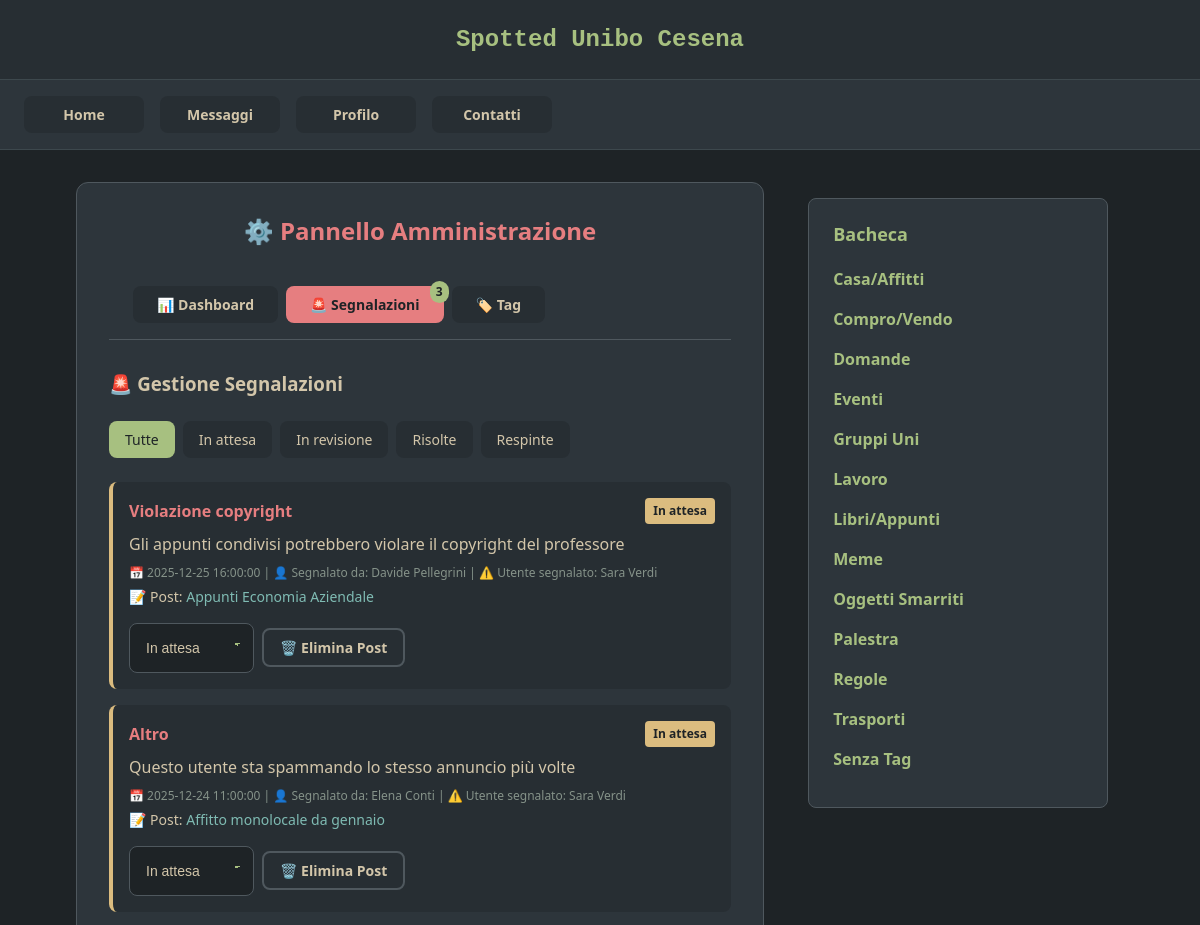
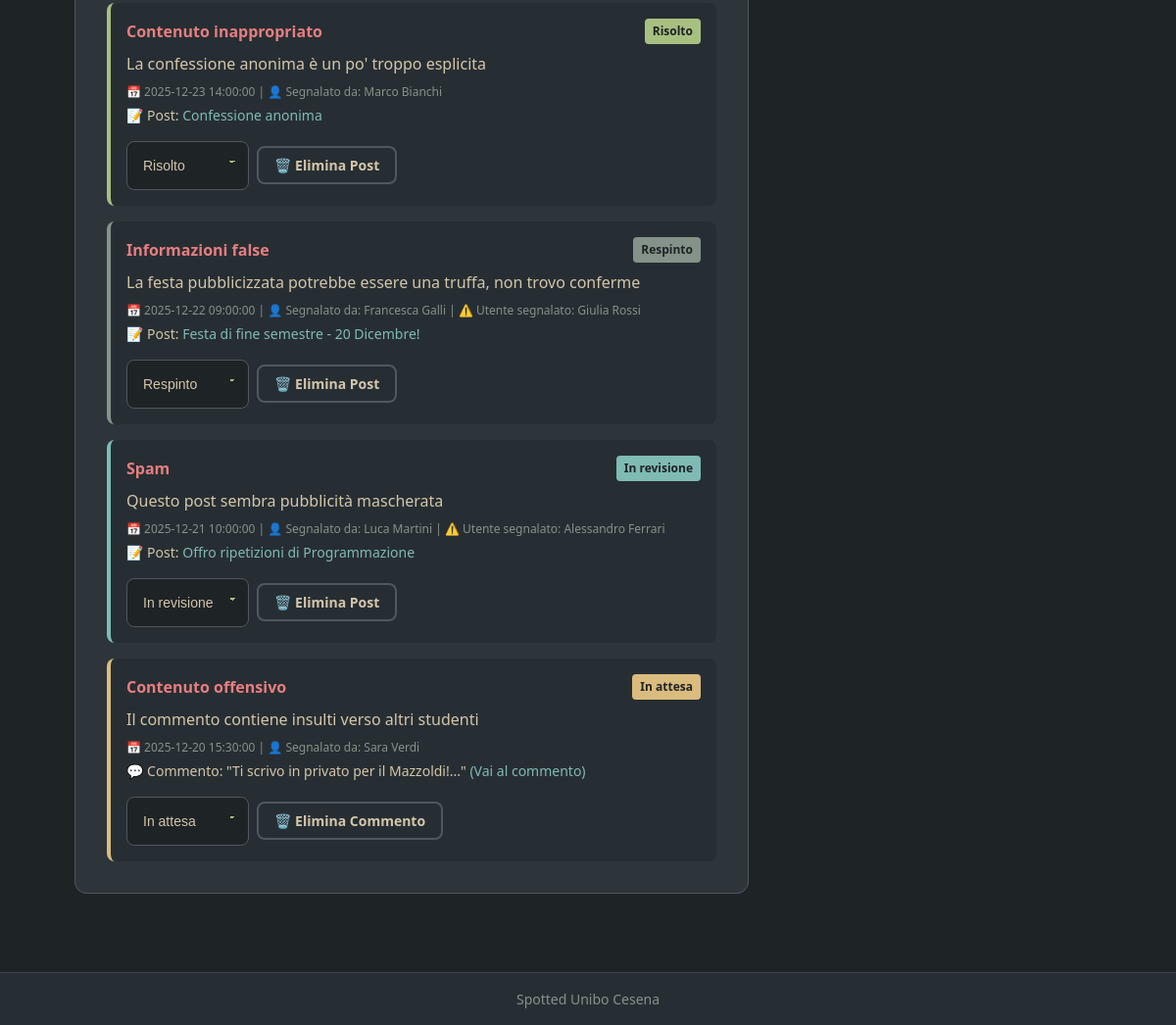
The app's page /admin.php?view=segnalazioni (signed in) with its own data (2 pictures, top to bottom).
### tables this page shows
CREATE TABLE IF NOT EXISTS `segnalazione` (
  `idsegnalazione` INT NOT NULL AUTO_INCREMENT,
  `motivo` VARCHAR(100) NOT NULL,
  `descrizione` TEXT NULL,
  `datasegnalazione` DATETIME NOT NULL,
  `stato` ENUM('pending', 'reviewed', 'resolved', 'dismissed') DEFAULT 'pending',
  `post` INT NULL,
  `commento` INT NULL,
  `utente_segnalante` INT NOT NULL,
  `utente_segnalato` INT NULL,
  PRIMARY KEY (`idsegnalazione`),
  INDEX `fk_segnalazione_post_idx` (`post` ASC),
  INDEX `fk_segnalazione_commento_idx` (`commento` ASC),
  CONSTRAINT `fk_segnalazione_post`
    FOREIGN KEY (`post`)
    REFERENCES `post` (`idpost`)
    ON DELETE CASCADE,
  CONSTRAINT `fk_segnalazione_commento`
    FOREIGN KEY (`commento`)
    REFERENCES `commento` (`idcommento`)
    ON DELETE CASCADE,
  CONSTRAINT `fk_segnalazione_utente_segnalante`
    FOREIGN KEY (`utente_segnalante`)
    REFERENCES `utente` (`idutente`)
    ON DELETE CASCADE,
  CONSTRAINT `fk_segnalazione_utente_segnalato`
    FOREIGN KEY (`utente_segnalato`)
    REFERENCES `utente` (`idutente`)
    ON DELETE SET NULL
);

CREATE TABLE IF NOT EXISTS `utente` (
  `idutente` INT NOT NULL AUTO_INCREMENT,
  `username` VARCHAR(100) NOT NULL,
  `password` VARCHAR(512) NOT NULL,
  `nome` VARCHAR(45) NOT NULL,
  `attivo` TINYINT NULL DEFAULT 0,
  `amministratore` TINYINT NULL DEFAULT 0,
  `imgprofilo` VARCHAR(100) DEFAULT 'default-avatar.png',
  PRIMARY KEY (`idutente`)
);

CREATE TABLE IF NOT EXISTS `post` (
  `idpost` INT NOT NULL AUTO_INCREMENT,
  `titolopost` VARCHAR(100) NOT NULL,
  `testopost` MEDIUMTEXT NOT NULL,
  `datapost` DATE NOT NULL,
  `anteprimapost` TINYTEXT NOT NULL,
  `imgpost` VARCHAR(100) NOT NULL,
  `pinned` TINYINT NOT NULL DEFAULT 0,
  `likes` INT NOT NULL DEFAULT 0,
  `anonimo` TINYINT NOT NULL DEFAULT 0,
  `utente` INT NOT NULL,
  PRIMARY KEY (`idpost`),
  INDEX `fk_post_utente_idx` (`utente` ASC),
  CONSTRAINT `fk_post_utente`
    FOREIGN KEY (`utente`)
    REFERENCES `utente` (`idutente`)
    ON DELETE NO ACTION
    ON UPDATE NO ACTION
);

CREATE TABLE IF NOT EXISTS `commento` (
  `idcommento` INT NOT NULL AUTO_INCREMENT,
  `testocommento` TEXT NOT NULL,
  `datacommento` DATETIME NOT NULL,
  `nomeautore` VARCHAR(100) NOT NULL,
  `post` INT NOT NULL,
  `utente` INT NULL,
  PRIMARY KEY (`idcommento`),
  INDEX `fk_commento_post_idx` (`post` ASC),
  INDEX `fk_commento_utente_idx` (`utente` ASC),
  CONSTRAINT `fk_commento_post`
    FOREIGN KEY (`post`)
    REFERENCES `post` (`idpost`)
    ON DELETE CASCADE
    ON UPDATE NO ACTION,
  CONSTRAINT `fk_commento_utente`
    FOREIGN KEY (`utente`)
    REFERENCES `utente` (`idutente`)
    ON DELETE SET NULL
    ON UPDATE NO ACTION
);

CREATE TABLE IF NOT EXISTS `tag` (
  `idtag` INT NOT NULL AUTO_INCREMENT,
  `nometag` VARCHAR(50) NOT NULL,
  PRIMARY KEY (`idtag`),
  UNIQUE INDEX `nometag_UNIQUE` (`nometag` ASC)
);

### admin.php (called while the page is built, shortened)
<?php
require_once 'bootstrap.php';
$templateParams["titolo"] = "Spotted Unibo Cesena - Pannello Admin";
$view = isset($_GET["view"]) ? $_GET["view"] : "dashboard";
$templateParams["view"] = $view;
switch($view){
    case "segnalazioni":
        $stato = isset($_GET["stato"]) ? $_GET["stato"] : null;
        $templateParams["segnalazioni"] = $dbh->getSegnalazioni($stato);
        $templateParams["filtro_stato"] = $stato;
        break;
}
$templateParams["nome"] = "admin.php";
require 'template/base.php';
?>

### utils/functions.php (called while the page is built, shortened)
<?php
function isUserLoggedIn(){
    return !empty($_SESSION['idutente']);
}
function getStatoSegnalazioneLabel($stato){
    switch($stato){
        case 'pending': return 'In attesa';
        case 'reviewed': return 'In revisione';
        case 'resolved': return 'Risolto';
        case 'dismissed': return 'Respinto';
    }
}
function getStatoSegnalazioneClass($stato){
    switch($stato){
        case 'pending': return 'stato-pending';
        case 'reviewed': return 'stato-reviewed';
        case 'resolved': return 'stato-resolved';
        case 'dismissed': return 'stato-dismissed';
    }
}
?>

### db/database.php (called while the page is built, shortened)
<?php
class DatabaseHelper{
    private $db;
    public function __construct($servername, $username, $password, $dbname, $port){
        $this->db = new mysqli($servername, $username, $password, $dbname, $port);
    }
    public function getTags(){
        $query = "SELECT idtag, nometag FROM tag ORDER BY nometag ASC";
        $stmt = $this->db->prepare($query);
        $stmt->execute();
        $result = $stmt->get_result();
        return $result->fetch_all(MYSQLI_ASSOC);
    }
    public function getSegnalazioni($stato = null){
        $query = "SELECT s.*,
              p.titolopost,
              p.pinned,
              c.testocommento,
              c.post AS comment_post,
              u1.nome as nome_segnalante,
              u2.nome as nome_segnalato
              FROM segnalazione s
              LEFT JOIN post p ON s.post = p.idpost
              LEFT JOIN commento c ON s.commento = c.idcommento
              LEFT JOIN utente u1 ON s.utente_segnalante = u1.idutente
              LEFT JOIN utente u2 ON s.utente_segnalato = u2.idutente";
        $query .= " ORDER BY s.datasegnalazione DESC";
        $stmt = $this->db->prepare($query);
        $stmt->execute();
        $result = $stmt->get_result();
        return $result->fetch_all(MYSQLI_ASSOC);
    }
    public function countPendingSegnalazioni(){
        $query = "SELECT COUNT(*) as count FROM segnalazione WHERE stato = 'pending'";
        $stmt = $this->db->prepare($query);
        $stmt->execute();
        $result = $stmt->get_result();
        $row = $result->fetch_assoc();
        return $row['count'];
    }
}
?>

### bootstrap.php (called while the page is built, shortened)
<?php
require_once("utils/functions.php");
require_once("db/database.php");
$dbh = new DatabaseHelper("localhost", "root", "", "spotted_db", 3306);
?>

### template/admin.php (the view, shortened to what this page needs)
<div class="admin-container">
    <h2>⚙️ Pannello Amministrazione</h2>
    <nav class="admin-nav">
        <a href="admin.php" class="<?php echo $templateParams["view"] == "dashboard" ? "active" : ""; ?>">📊 Dashboard</a>
        <a href="admin.php?view=segnalazioni" class="<?php echo $templateParams["view"] == "segnalazioni" ? "active" : ""; ?>">
            🚨 Segnalazioni
            <?php
            $pending = $dbh->countPendingSegnalazioni();
            if($pending > 0):
            ?>
            <span class="badge"><?php echo $pending; ?></span>
            <?php endif; ?>
        </a>
        <a href="admin.php?view=tags" class="<?php echo $templateParams["view"] == "tags" ? "active" : ""; ?>">🏷️ Tag</a>
    </nav>
    <div class="admin-content">
        <?php if($templateParams["view"] == "dashboard"): ?>
        <div class="dashboard-grid">
            <div class="dashboard-card">
                <span class="card-icon">🚨</span>
                <span class="card-number"><?php echo $templateParams["pendingSegnalazioni"]; ?></span>
                <span class="card-label">Segnalazioni in attesa</span>
                <a href="admin.php?view=segnalazioni&stato=pending" class="card-link">Vedi tutte</a>
            </div>
            <div class="dashboard-card">
                <span class="card-icon">🏷️</span>
                <span class="card-number"><?php echo $templateParams["totalTags"]; ?></span>
                <span class="card-label">Tag</span>
                <a href="admin.php?view=tags" class="card-link">Gestisci</a>
            </div>
        </div>
        <?php elseif($templateParams["view"] == "segnalazioni"): ?>
        <div class="admin-section">
            <h3>🚨 Gestione Segnalazioni</h3>
            <div class="filter-bar">
                <a href="admin.php?view=segnalazioni" class="filter-btn <?php echo !isset($templateParams["filtro_stato"]) ? 'active' : ''; ?>">Tutte</a>
                <a href="admin.php?view=segnalazioni&stato=pending" class="filter-btn <?php echo (isset($templateParams["filtro_stato"]) && $templateParams["filtro_stato"] == 'pending') ? 'active' : ''; ?>">In attesa</a>
                <a href="admin.php?view=segnalazioni&stato=reviewed" class="filter-btn <?php echo (isset($templateParams["filtro_stato"]) && $templateParams["filtro_stato"] == 'reviewed') ? 'active' : ''; ?>">In revisione</a>
                <a href="admin.php?view=segnalazioni&stato=resolved" class="filter-btn <?php echo (isset($templateParams["filtro_stato"]) && $templateParams["filtro_stato"] == 'resolved') ? 'active' : ''; ?>">Risolte</a>
                <a href="admin.php?view=segnalazioni&stato=dismissed" class="filter-btn <?php echo (isset($templateParams["filtro_stato"]) && $templateParams["filtro_stato"] == 'dismissed') ? 'active' : ''; ?>">Respinte</a>
            </div>
            <?php if(count($templateParams["segnalazioni"]) == 0): ?>
            <p class="empty-message">Nessuna segnalazione trovata.</p>
            <?php else: ?>
            <div class="segnalazioni-list">
                <?php foreach($templateParams["segnalazioni"] as $segnalazione): ?>
                <article class="segnalazione-item <?php echo getStatoSegnalazioneClass($segnalazione["stato"]); ?>">
                    <div class="segnalazione-header">
                        <span class="segnalazione-motivo"><?php echo $segnalazione["motivo"]; ?></span>
                        <span class="segnalazione-stato <?php echo getStatoSegnalazioneClass($segnalazione["stato"]); ?>">
                            <?php echo getStatoSegnalazioneLabel($segnalazione["stato"]); ?>
                        </span>
                    </div>
                    <div class="segnalazione-body">
                        <?php if($segnalazione["descrizione"]): ?>
                        <p class="segnalazione-desc"><?php echo $segnalazione["descrizione"]; ?></p>
                        <?php endif; ?>
                        <p class="segnalazione-meta">
                            📅 <?php echo $segnalazione["datasegnalazione"]; ?>
                            | 👤 Segnalato da: <?php echo $segnalazione["nome_segnalante"]; ?>
                            <?php if($segnalazione["nome_segnalato"]): ?>
                            | ⚠️ Utente segnalato: <?php echo $segnalazione["nome_segnalato"]; ?>
                            <?php endif; ?>
                        </p>
                        <?php if($segnalazione["post"]): ?>
                        <p class="segnalazione-ref">📝 Post: <a href="post.php?id=<?php echo $segnalazione["post"]; ?>"><?php echo $segnalazione["titolopost"]; ?></a></p>
                        <?php endif; ?>
                        <?php if($segnalazione["commento"]):
                            $commentPostId = $segnalazione["post"] ? $segnalazione["post"] : (isset($segnalazione["comment_post"]) ? $segnalazione["comment_post"] : null);
                        ?>
                        <p class="segnalazione-ref">💬 Commento: "<?php echo substr($segnalazione["testocommento"], 0, 100); ?>..."
                        <?php if($commentPostId): ?>
                            <a href="post.php?id=<?php echo $commentPostId; ?>#comment-<?php echo $segnalazione["commento"]; ?>">(Vai al commento)</a>
                        <?php endif; ?>
                        </p>
                        <?php endif; ?>
                    </div>
                    <div class="segnalazione-actions">
                        <select class="stato-select" data-id="<?php echo $segnalazione["idsegnalazione"]; ?>">
                            <option value="pending" <?php echo $segnalazione["stato"] == 'pending' ? 'selected' : ''; ?>>In attesa</option>
                            <option value="reviewed" <?php echo $segnalazione["stato"] == 'reviewed' ? 'selected' : ''; ?>>In revisione</option>
                            <option value="resolved" <?php echo $segnalazione["stato"] == 'resolved' ? 'selected' : ''; ?>>Risolto</option>
                            <option value="dismissed" <?php echo $segnalazione["stato"] == 'dismissed' ? 'selected' : ''; ?>>Respinto</option>
                        </select>
                        <?php if($segnalazione["post"]): ?>
                        <button class="btn-admin-action btn-delete-post" data-id="<?php echo $segnalazione["post"]; ?>">🗑️ Elimina Post</button>
                        <?php endif; ?>
                        <?php if($segnalazione["commento"]): ?>
                        <button class="btn-admin-action btn-delete-comment" data-id="<?php echo $segnalazione["commento"]; ?>">🗑️ Elimina Commento</button>
                        <?php endif; ?>
                    </div>
                </article>
                <?php endforeach; ?>
            </div>
            <?php endif; ?>
        </div>
        <?php endif; ?>
    </div>
</div>

### template/base.php (shortened to what this page needs)
<!DOCTYPE html>
<html lang="it">
<head>
    <link rel="stylesheet" href="./css/base.css" />
    <link rel="stylesheet" href="./css/layout.css" />
    <link rel="stylesheet" href="./css/components.css" />
    <link rel="stylesheet" href="./css/pages.css" />
</head>
<body>
    <header>
        <h1>Spotted Unibo Cesena</h1>
    </header>
    <nav>
        <ul>
            <li><a href="index.php">Home</a></li>
            <?php if(isUserLoggedIn()):
                $unreadCount = $dbh->getUnreadMessageCount($_SESSION['idutente']);
            ?>
            <li><a href="messaggi.php">Messaggi<span id="unread-messages-badge" class="nav-badge" style="display: <?php echo $unreadCount > 0 ? 'inline' : 'none'; ?>;"><?php echo $unreadCount > 0 ? $unreadCount : ''; ?></span></a></li>
            <li><a href="profilo.php">Profilo</a></li>
            <?php else: ?>
            <li><a href="login.php">Login</a></li>
            <?php endif; ?>
            <li><a href="contatti.php">Contatti</a></li>
        </ul>
    </nav>
    <main>
    <?php
    if(isset($templateParams["nome"])){
        require("template/".$templateParams["nome"]);
    }
    ?>
    </main>
    <aside>
        <section>
            <h2>Bacheca</h2>
            <ul>
                <?php
                $tags = $dbh->getTags();
                foreach($tags as $tag):
                ?>
                <li><a href="tag.php?id=<?php echo $tag["idtag"]; ?>"><?php echo $tag["nometag"]; ?></a></li>
                <?php endforeach; ?>
                <li><a href="senza-tag.php">Senza Tag</a></li>
            </ul>
        </section>
    </aside>
    <footer>
        <p>Spotted Unibo Cesena</p>
    </footer>
</body>
</html>

### records on screen
segnalazione: motivo "Violazione copyright", stato "In attesa", descrizione "Gli appunti condivisi potrebbero violare il copyright del professore", datasegnalazione "2025-12-25 16:00:00", utente_segnalante.nome "Davide Pellegrini", utente_segnalato.nome "Sara Verdi", post.titolopost "Appunti Economia Aziendale", stato+idsegnalazione "In attesa"
segnalazione: motivo "Altro", stato "In attesa", descrizione "Questo utente sta spammando lo stesso annuncio più volte", datasegnalazione "2025-12-24 11:00:00", utente_segnalante.nome "Elena Conti", utente_segnalato.nome "Sara Verdi", post.titolopost "Affitto monolocale da gennaio", stato+idsegnalazione "In attesa"
segnalazione: motivo "Contenuto inappropriato", stato "Risolto", descrizione "La confessione anonima è un po' troppo esplicita", datasegnalazione "2025-12-23 14:00:00", utente_segnalante.nome "Marco Bianchi", post.titolopost "Confessione anonima", stato+idsegnalazione "Risolto"
segnalazione: motivo "Informazioni false", stato "Respinto", descrizione "La festa pubblicizzata potrebbe essere una truffa, non trovo conferme", datasegnalazione "2025-12-22 09:00:00", utente_segnalante.nome "Francesca Galli", utente_segnalato.nome "Giulia Rossi", post.titolopost "Festa di fine semestre - 20 Dicembre!", stato+idsegnalazione "Respinto"
segnalazione: motivo "Spam", stato "In revisione", descrizione "Questo post sembra pubblicità mascherata", datasegnalazione "2025-12-21 10:00:00", utente_segnalante.nome "Luca Martini", utente_segnalato.nome "Alessandro Ferrari", post.titolopost "Offro ripetizioni di Programmazione", stato+idsegnalazione "In revisione"
segnalazione: motivo "Contenuto offensivo", stato "In attesa", descrizione "Il commento contiene insulti verso altri studenti", datasegnalazione "2025-12-20 15:30:00", utente_segnalante.nome "Sara Verdi", commento.testocommento "Ti scrivo in privato per il Mazzoldi!", stato+idsegnalazione "In attesa"
tag: nometag "Casa/Affitti"
tag: nometag "Compro/Vendo"
tag: nometag "Domande"
tag: nometag "Eventi"
tag: nometag "Gruppi Uni"
tag: nometag "Lavoro"
tag: nometag "Libri/Appunti"
tag: nometag "Meme"
tag: nometag "Oggetti Smarriti"
tag: nometag "Palestra"
tag: nometag "Regole"
tag: nometag "Trasporti"

### other values on screen
$pending "3"
